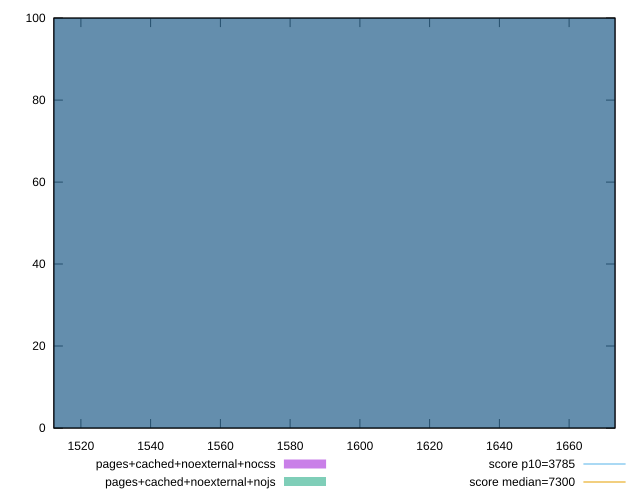

The script that saved this image:
reset
set terminal svg size 640, 500 enhanced background rgb 'white'
set output "report_00007_2020-12-11T15:55:29.892Z/interactive/comparison/histogram/9_vs_10.svg"

$pagesCachedNoexternalNocss <<EOF
1598.078411163179 100
EOF

$pagesCachedNoexternalNojs <<EOF
1598.078411163179 100
EOF

set key outside below
set boxwidth 177.56426790701988
set yrange [0:100]
set style fill transparent solid 0.5 noborder

plot \
  $pagesCachedNoexternalNocss title "pages+cached+noexternal+nocss" with boxes, \
  $pagesCachedNoexternalNojs title "pages+cached+noexternal+nojs" with boxes, \


reset
